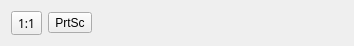
<?xml version="1.0" encoding="UTF-8"?>
<ui version="4.0">
 <class>Q3Plot</class>
 <widget class="QWidget" name="Q3Plot">
  <property name="geometry">
   <rect>
    <x>0</x>
    <y>0</y>
    <width>354</width>
    <height>44</height>
   </rect>
  </property>
  <property name="minimumSize">
   <size>
    <width>0</width>
    <height>0</height>
   </size>
  </property>
  <property name="windowTitle">
   <string>Form</string>
  </property>
  <property name="autoFillBackground">
   <bool>true</bool>
  </property>
  <layout class="QVBoxLayout" name="verticalLayout">
   <item>
    <layout class="QHBoxLayout" name="actionsLayout" stretch="0,0,0">
     <property name="sizeConstraint">
      <enum>QLayout::SetDefaultConstraint</enum>
     </property>
     <item>
      <widget class="QToolButton" name="setOneToOneConstraintsButton">
       <property name="font">
        <font>
         <family>FontAwesome</family>
        </font>
       </property>
       <property name="text">
        <string>1:1</string>
       </property>
       <property name="checkable">
        <bool>false</bool>
       </property>
      </widget>
     </item>
     <item>
      <widget class="QToolButton" name="printScreenButton">
       <property name="text">
        <string>PrtSc</string>
       </property>
      </widget>
     </item>
     <item>
      <spacer name="actionsSpacer">
       <property name="orientation">
        <enum>Qt::Horizontal</enum>
       </property>
       <property name="sizeHint" stdset="0">
        <size>
         <width>40</width>
         <height>20</height>
        </size>
       </property>
      </spacer>
     </item>
    </layout>
   </item>
  </layout>
 </widget>
 <resources/>
 <connections/>
</ui>
